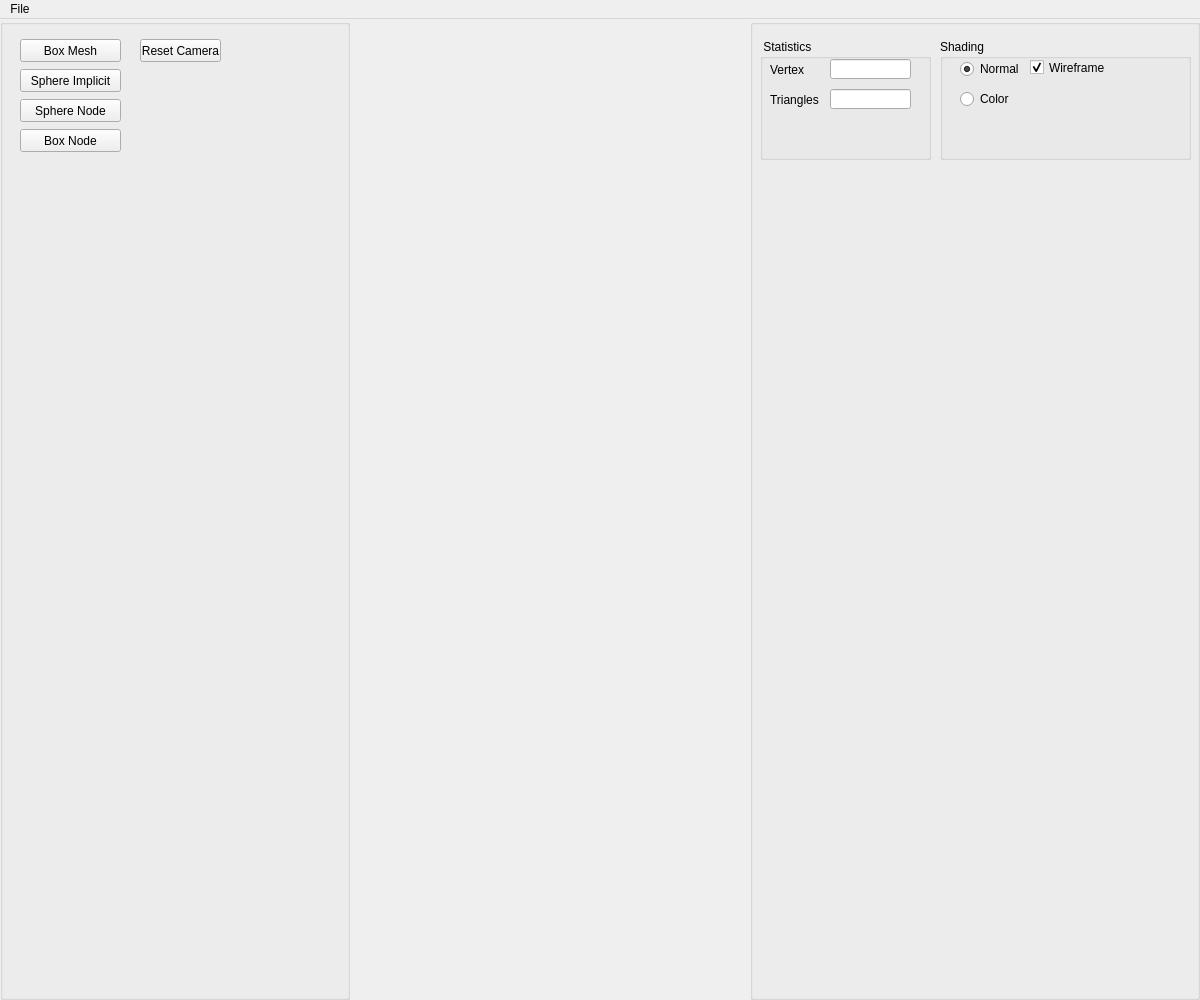
<?xml version="1.0" encoding="UTF-8"?>
<ui version="4.0">
	<class>Assets</class>
	<widget class="QMainWindow" name="Assets">
		<property name="geometry">
			<rect>
				<x>0</x>
				<y>0</y>
				<width>1200</width>
				<height>1000</height>
			</rect>
		</property>
		<property name="minimumSize">
			<size>
				<width>420</width>
				<height>300</height>
			</size>
		</property>
		<property name="windowTitle">
			<string>Implicit Terrain</string>
		</property>
		<widget class="QWidget" name="centralwidget">
			<layout class="QHBoxLayout">
				<property name="spacing">
					<number>0</number>
				</property>
				<property name="leftMargin">
					<number>0</number>
				</property>
				<property name="topMargin">
					<number>0</number>
				</property>
				<property name="rightMargin">
					<number>0</number>
				</property>
				<property name="bottomMargin">
					<number>0</number>
				</property>
				<item>
					<widget class="QGroupBox" name="Objects_groupBox">
						<property name="enabled">
							<bool>true</bool>
						</property>
						<property name="sizePolicy">
							<sizepolicy hsizetype="Fixed" vsizetype="Minimum">
								<horstretch>0</horstretch>
								<verstretch>0</verstretch>
							</sizepolicy>
						</property>
						<property name="minimumSize">
							<size>
								<width>350</width>
								<height>250</height>
							</size>
						</property>
						<property name="title">
							<string/>
						</property>
						<widget class="QPushButton" name="boxMesh">
							<property name="geometry">
								<rect>
									<x>20</x>
									<y>20</y>
									<width>101</width>
									<height>23</height>
								</rect>
							</property>
							<property name="toolTip">
								<string>
									&lt;!DOCTYPE HTML PUBLIC &quot;-//W3C//DTD HTML 4.0//EN&quot; &quot;http://www.w3.org/TR/REC-html40/strict.dtd&quot;&gt;
									&lt;html&gt;&lt;head&gt;&lt;meta name=&quot;qrichtext&quot; content=&quot;1&quot; /&gt;&lt;style type=&quot;text/css&quot;&gt;
									p, li { white-space: pre-wrap; }
									&lt;/style&gt;&lt;/head&gt;&lt;body style=&quot; font-family:'MS Shell Dlg 2'; font-size:8pt; font-weight:400; font-style:normal;&quot;&gt;
									&lt;p style=&quot; margin-top:0px; margin-bottom:0px; margin-left:0px; margin-right:0px; -qt-block-indent:0; text-indent:0px;&quot;&gt;&lt;span style=&quot; color:#5500ff;&quot;&gt;Callback #01&lt;/span&gt;&lt;/p&gt;
									&lt;p style=&quot; margin-top:0px; margin-bottom:0px; margin-left:0px; margin-right:0px; -qt-block-indent:0; text-indent:0px;&quot;&gt;&lt;span style=&quot; font-style:italic; color:#aa00ff;&quot;&gt;Create Eurographics 1996 Bear&lt;/span&gt;&lt;/p&gt;&lt;/body&gt;&lt;/html&gt;
								</string>
							</property>
							<property name="text">
								<string>Box Mesh</string>
							</property>
							<property name="checkable">
								<bool>false</bool>
							</property>
						</widget>
						<widget class="QPushButton" name="resetcameraButton">
							<property name="geometry">
								<rect>
									<x>140</x>
									<y>20</y>
									<width>81</width>
									<height>23</height>
								</rect>
							</property>
							<property name="toolTip">
								<string>&lt;html&gt;&lt;head/&gt;&lt;body&gt;&lt;p&gt;&lt;span style=&quot; color:#5500ff;&quot;&gt;Callback #03&lt;/span&gt;&lt;/p&gt;&lt;p&gt;&lt;span style=&quot; font-style:italic; color:#aa00ff;&quot;&gt;Create Eurographics 1996 Bird&lt;/span&gt;&lt;/p&gt;&lt;/body&gt;&lt;/html&gt;</string>
							</property>
							<property name="text">
								<string>Reset Camera</string>
							</property>
							<property name="checkable">
								<bool>true</bool>
							</property>
							<property name="autoDefault">
								<bool>false</bool>
							</property>
							<property name="default">
								<bool>false</bool>
							</property>
							<property name="flat">
								<bool>false</bool>
							</property>
						</widget>
						<widget class="QPushButton" name="sphereImplicit">
							<property name="geometry">
								<rect>
									<x>20</x>
									<y>50</y>
									<width>101</width>
									<height>23</height>
								</rect>
							</property>
							<property name="toolTip">
								<string>
									&lt;!DOCTYPE HTML PUBLIC &quot;-//W3C//DTD HTML 4.0//EN&quot; &quot;http://www.w3.org/TR/REC-html40/strict.dtd&quot;&gt;
									&lt;html&gt;&lt;head&gt;&lt;meta name=&quot;qrichtext&quot; content=&quot;1&quot; /&gt;&lt;style type=&quot;text/css&quot;&gt;
									p, li { white-space: pre-wrap; }
									&lt;/style&gt;&lt;/head&gt;&lt;body style=&quot; font-family:'MS Shell Dlg 2'; font-size:8pt; font-weight:400; font-style:normal;&quot;&gt;
									&lt;p style=&quot; margin-top:0px; margin-bottom:0px; margin-left:0px; margin-right:0px; -qt-block-indent:0; text-indent:0px;&quot;&gt;&lt;span style=&quot; color:#5500ff;&quot;&gt;Callback #01&lt;/span&gt;&lt;/p&gt;
									&lt;p style=&quot; margin-top:0px; margin-bottom:0px; margin-left:0px; margin-right:0px; -qt-block-indent:0; text-indent:0px;&quot;&gt;&lt;span style=&quot; font-style:italic; color:#aa00ff;&quot;&gt;Create Eurographics 1996 Bear&lt;/span&gt;&lt;/p&gt;&lt;/body&gt;&lt;/html&gt;
								</string>
							</property>
							<property name="text">
								<string>Sphere Implicit</string>
							</property>
							<property name="checkable">
								<bool>false</bool>
							</property>
						</widget>

						<widget class="QPushButton" name="sphereNode">
							<property name="geometry">
								<rect>
									<x>20</x>
									<y>80</y>
									<width>101</width>
									<height>23</height>
								</rect>
							</property>
							<property name="toolTip">
								<string>
									&lt;!DOCTYPE HTML PUBLIC &quot;-//W3C//DTD HTML 4.0//EN&quot; &quot;http://www.w3.org/TR/REC-html40/strict.dtd&quot;&gt;
									&lt;html&gt;&lt;head&gt;&lt;meta name=&quot;qrichtext&quot; content=&quot;1&quot; /&gt;&lt;style type=&quot;text/css&quot;&gt;
									p, li { white-space: pre-wrap; }
									&lt;/style&gt;&lt;/head&gt;&lt;body style=&quot; font-family:'MS Shell Dlg 2'; font-size:8pt; font-weight:400; font-style:normal;&quot;&gt;
									&lt;p style=&quot; margin-top:0px; margin-bottom:0px; margin-left:0px; margin-right:0px; -qt-block-indent:0; text-indent:0px;&quot;&gt;&lt;span style=&quot; color:#5500ff;&quot;&gt;Callback #01&lt;/span&gt;&lt;/p&gt;
									&lt;p style=&quot; margin-top:0px; margin-bottom:0px; margin-left:0px; margin-right:0px; -qt-block-indent:0; text-indent:0px;&quot;&gt;&lt;span style=&quot; font-style:italic; color:#aa00ff;&quot;&gt;Create Eurographics 1996 Bear&lt;/span&gt;&lt;/p&gt;&lt;/body&gt;&lt;/html&gt;
								</string>
							</property>
							<property name="text">
								<string>Sphere Node</string>
							</property>
							<property name="checkable">
								<bool>false</bool>
							</property>
						</widget>

						<widget class="QPushButton" name="boxNode">
							<property name="geometry">
								<rect>
									<x>20</x>
									<y>110</y>
									<width>101</width>
									<height>23</height>
								</rect>
							</property>
							<property name="toolTip">
								<string>
									&lt;!DOCTYPE HTML PUBLIC &quot;-//W3C//DTD HTML 4.0//EN&quot; &quot;http://www.w3.org/TR/REC-html40/strict.dtd&quot;&gt;
									&lt;html&gt;&lt;head&gt;&lt;meta name=&quot;qrichtext&quot; content=&quot;1&quot; /&gt;&lt;style type=&quot;text/css&quot;&gt;
									p, li { white-space: pre-wrap; }
									&lt;/style&gt;&lt;/head&gt;&lt;body style=&quot; font-family:'MS Shell Dlg 2'; font-size:8pt; font-weight:400; font-style:normal;&quot;&gt;
									&lt;p style=&quot; margin-top:0px; margin-bottom:0px; margin-left:0px; margin-right:0px; -qt-block-indent:0; text-indent:0px;&quot;&gt;&lt;span style=&quot; color:#5500ff;&quot;&gt;Callback #01&lt;/span&gt;&lt;/p&gt;
									&lt;p style=&quot; margin-top:0px; margin-bottom:0px; margin-left:0px; margin-right:0px; -qt-block-indent:0; text-indent:0px;&quot;&gt;&lt;span style=&quot; font-style:italic; color:#aa00ff;&quot;&gt;Create Eurographics 1996 Bear&lt;/span&gt;&lt;/p&gt;&lt;/body&gt;&lt;/html&gt;
								</string>
							</property>
							<property name="text">
								<string>Box Node</string>
							</property>
							<property name="checkable">
								<bool>false</bool>
							</property>
						</widget>

					</widget>
				</item>
				<item>
					<widget class="QWidget" name="widget_GL" native="true"/>
				</item>
				<item>
					<widget class="QGroupBox" name="Parameters_groupBox">
						<property name="sizePolicy">
							<sizepolicy hsizetype="Maximum" vsizetype="Minimum">
								<horstretch>0</horstretch>
								<verstretch>0</verstretch>
							</sizepolicy>
						</property>
						<property name="minimumSize">
							<size>
								<width>450</width>
								<height>141</height>
							</size>
						</property>
						<property name="title">
							<string/>
						</property>
						<widget class="QGroupBox" name="groupBox_4">
							<property name="geometry">
								<rect>
									<x>10</x>
									<y>20</y>
									<width>171</width>
									<height>121</height>
								</rect>
							</property>
							<property name="title">
								<string> Statistics</string>
							</property>
							<widget class="QLabel" name="label_2">
								<property name="geometry">
									<rect>
										<x>10</x>
										<y>20</y>
										<width>61</width>
										<height>21</height>
									</rect>
								</property>
								<property name="text">
									<string>Vertex</string>
								</property>
							</widget>
							<widget class="QLineEdit" name="lineEdit_2">
								<property name="geometry">
									<rect>
										<x>70</x>
										<y>50</y>
										<width>81</width>
										<height>20</height>
									</rect>
								</property>
								<property name="alignment">
									<set>Qt::AlignRight|Qt::AlignTrailing|Qt::AlignVCenter</set>
								</property>
							</widget>
							<widget class="QLabel" name="label_3">
								<property name="geometry">
									<rect>
										<x>10</x>
										<y>50</y>
										<width>61</width>
										<height>21</height>
									</rect>
								</property>
								<property name="text">
									<string>Triangles</string>
								</property>
							</widget>
							<widget class="QLineEdit" name="lineEdit">
								<property name="geometry">
									<rect>
										<x>70</x>
										<y>20</y>
										<width>81</width>
										<height>20</height>
									</rect>
								</property>
								<property name="text">
									<string/>
								</property>
								<property name="alignment">
									<set>Qt::AlignRight|Qt::AlignTrailing|Qt::AlignVCenter</set>
								</property>
							</widget>
						</widget>
						<widget class="QGroupBox" name="groupBox_13">
							<property name="geometry">
								<rect>
									<x>190</x>
									<y>20</y>
									<width>251</width>
									<height>121</height>
								</rect>
							</property>
							<property name="title">
								<string>Shading</string>
							</property>
							<widget class="QRadioButton" name="radioShadingButton_1">
								<property name="geometry">
									<rect>
										<x>20</x>
										<y>20</y>
										<width>61</width>
										<height>20</height>
									</rect>
								</property>
								<property name="text">
									<string>Normal</string>
								</property>
								<property name="checked">
									<bool>true</bool>
								</property>
							</widget>
							<widget class="QCheckBox" name="wireframe">
								<property name="geometry">
									<rect>
										<x>90</x>
										<y>20</y>
										<width>81</width>
										<height>17</height>
									</rect>
								</property>
								<property name="text">
									<string>Wireframe</string>
								</property>
								<property name="checked">
									<bool>true</bool>
								</property>
							</widget>
							<widget class="QRadioButton" name="radioShadingButton_2">
								<property name="geometry">
									<rect>
										<x>20</x>
										<y>50</y>
										<width>61</width>
										<height>20</height>
									</rect>
								</property>
								<property name="text">
									<string>Color</string>
								</property>
								<property name="checked">
									<bool>false</bool>
								</property>
							</widget>
						</widget>
					</widget>
				</item>
			</layout>
		</widget>
		<widget class="QMenuBar" name="menubar">
			<property name="geometry">
				<rect>
					<x>0</x>
					<y>0</y>
					<width>1200</width>
					<height>22</height>
				</rect>
			</property>
			<widget class="QMenu" name="menuFile">
				<property name="title">
					<string>File</string>
				</property>
			</widget>
			<addaction name="menuFile"/>
		</widget>
		<action name="actionExit">
			<property name="text">
				<string>Exit</string>
			</property>
			<property name="shortcut">
				<string>Esc</string>
			</property>
		</action>
		<action name="actionNew_Scene">
			<property name="text">
				<string>New Scene</string>
			</property>
		</action>
		<action name="actionExport_obj">
			<property name="text">
				<string>OBJ File (.obj)</string>
			</property>
		</action>
		<action name="actionExport_ma">
			<property name="text">
				<string>Maya File (.ma)</string>
			</property>
		</action>
		<action name="actionLoad_ma">
			<property name="text">
				<string>Load</string>
			</property>
		</action>
		<action name="actionGL">
			<property name="text">
				<string>GL</string>
			</property>
		</action>
		<action name="actionVectorized">
			<property name="text">
				<string>Vectorized</string>
			</property>
		</action>
		<action name="actionExport_svg">
			<property name="text">
				<string>SVG File (.svg)</string>
			</property>
		</action>
		<action name="actionSphere_Tracing_png">
			<property name="text">
				<string>Sphere Tracing (.png)</string>
			</property>
		</action>
	</widget>
	<resources/>
	<connections/>
</ui>
